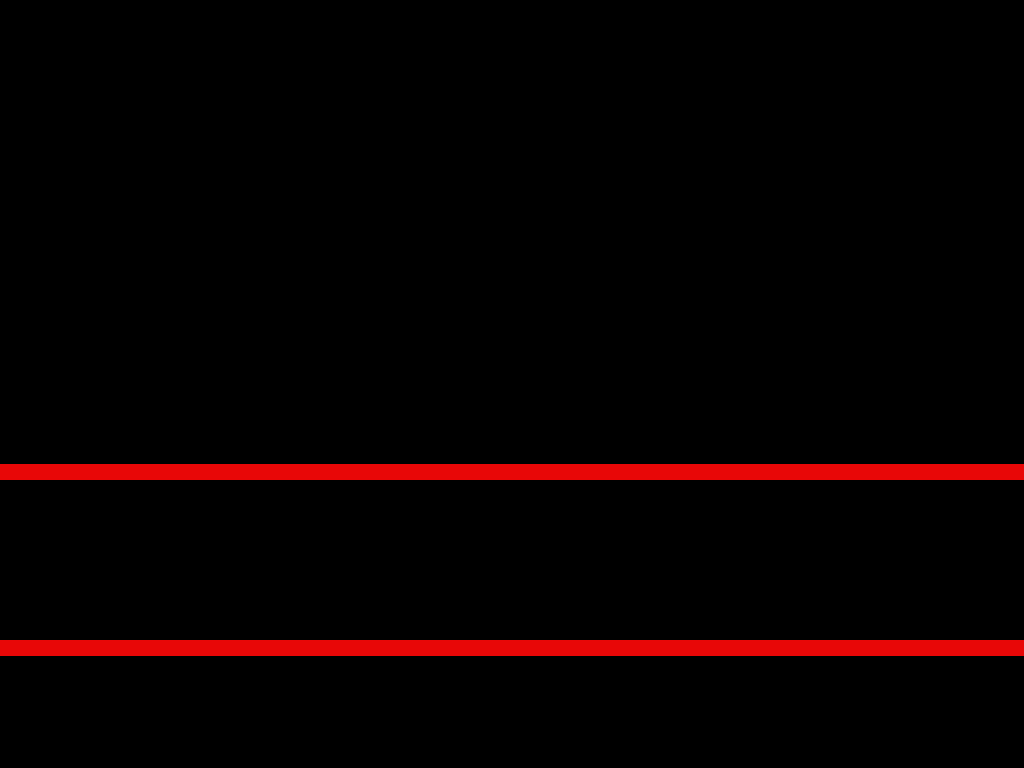

A 2D game scene composited from a Tiled map and its tileset images. What follows is a short description and the map's XML, with each tile layer's data collapsed to a summary:
An orthogonal 64x48 tile map with 16x16 px tiles, 2 tile layers (Calque de Tile 1, Calque 2).

<map version="1.0" orientation="orthogonal" renderorder="right-down" width="64" height="48" tilewidth="16" tileheight="16" nextobjectid="1">
 <tileset firstgid="1" name="belts" tilewidth="16" tileheight="16" tilecount="2">
  <image source="belts.png" trans="ff00ff" width="32" height="16" />
 </tileset>
 <layer name="Calque de Tile 1" width="64" height="48">
  <data>[3072 cells, 64 non-empty, 1 distinct tile ids]</data>
 </layer>
 <layer name="Calque 2" width="64" height="48">
  <data>[3072 cells, 64 non-empty, 1 distinct tile ids]</data>
 </layer>
</map>
